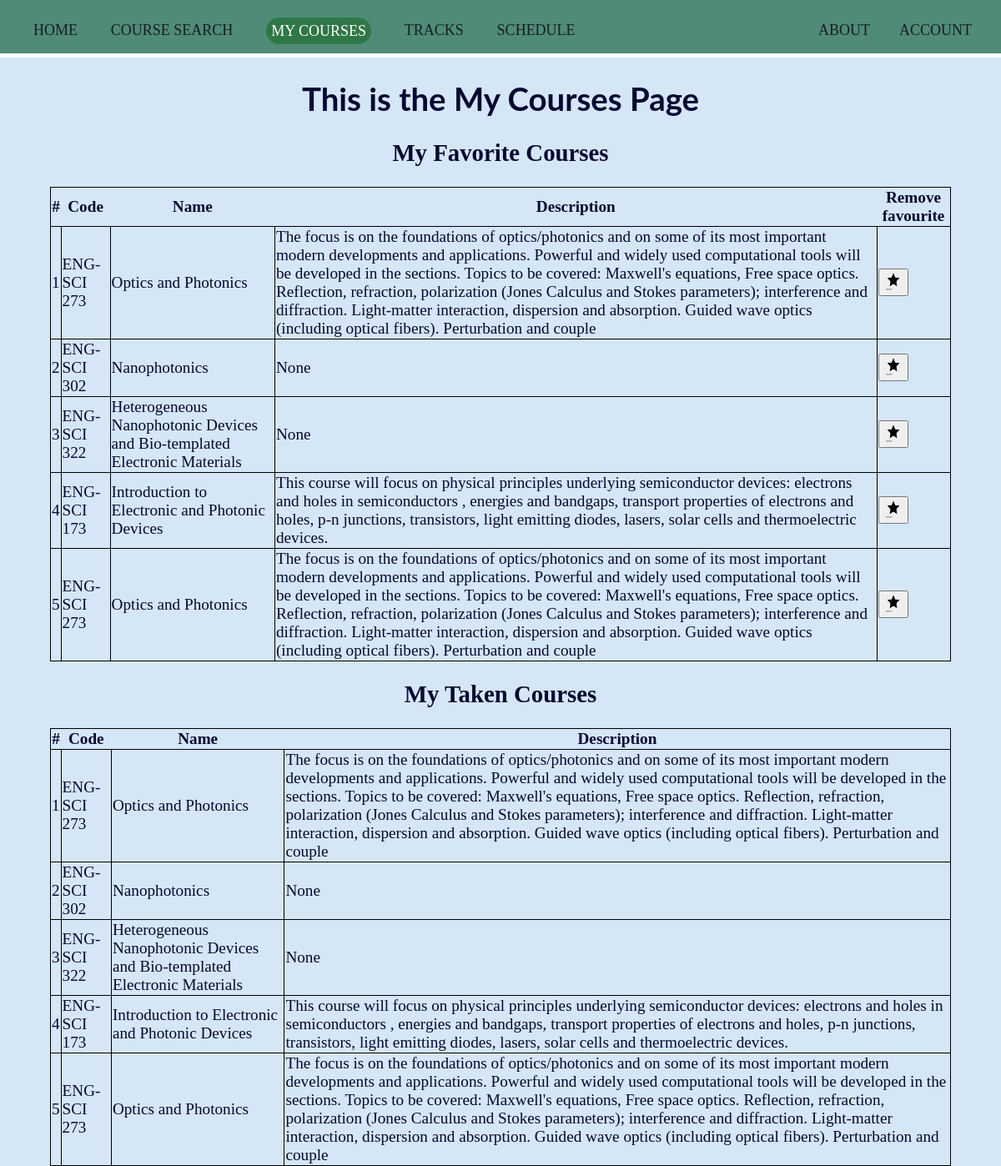
The app's page /mycourses (signed in) with its own data.
### tables this page shows
CREATE TABLE courses (
            id INTEGER,
            name TEXT NOT NULL,
            description TEXT,
            code TEXT UNIQUE NOT NULL,
            PRIMARY KEY(id)
            );

### app.py (the view)
@app.route('/mycourses')
@login_required
def mycourses():
    mycourses = "currentpage"
    conn, db = make_cursor("coursedatabase.db")
    user_id = session["user_id"]
    db.execute("SELECT courses.id, courses.name, courses.description, courses.code FROM courses JOIN favourites ON favourites.course_id = courses.id WHERE favourites.user_id = ?", [user_id])
    favourites = db.fetchall()
    return render_template("mycourses.html", mycourses=mycourses, favourites=favourites)

### app.py (called while the page is built)
def make_cursor(database):
    connection = sqlite3.connect(database)
    return connection, connection.cursor()

@app.after_request
def after_request(response):
    response.headers["Cache-Control"] = "no-cache, no-store, must-revalidate"
    response.headers["Expires"] = 0
    response.headers["Pragma"] = "no-cache"
    return response

### helpers.py (called while the page is built)
def login_required(f):
    @wraps(f)
    def decorated_function(*args, **kwargs):
        if session.get("user_id") is None:
            return redirect("/login")
        return f(*args, **kwargs)
    return decorated_function

### templates/mycourses.html (shortened to what this page needs)
{% extends "layout.html" %}
{% block main %}
<h1 style="text-align: center;">This is the My Courses Page</h1>
<h2 style="text-align: center;"> My Favorite Courses</h2>
<table>
    <thead>
      <tr>
        <th> # </th>
        <th> Code </th>
        <th> Name </th>
        <th> Description </th>
        <th> Remove favourite </th>
      </tr>
    </thead>
    <tbody>
        {% for i, name, desc, code in favourites %}
        <tr>
          <td>{{ loop.index}}</td>
          <td> {{ code }} </td>
          <td> {{ name }} </td>
          <td> {{ desc }} </td>
          <td> <form method="post" action="/removefavourite"> <button name="id" value="{{ i }}">
            <img src="/static/noun_Star_750825.png" alt="Star by Zaff Studio from the Noun Project" style="width:20px;height:24px;">
            </form> </button> </td>
        </tr>
        {% endfor %}
    </tbody>
</table>
<h2 style="text-align: center;"> My Taken Courses</h2>
<table>
  <thead>
    <tr>
      <th> # </th>
      <th> Code </th>
      <th> Name </th>
      <th> Description </th>
    </tr>
  </thead>
  <tbody>
      {% for i, name, desc, code in favourites %}
      <tr>
        <td>{{ loop.index}}</td>
        <td> {{ code }} </td>
        <td> {{ name }} </td>
        <td> {{ desc }} </td>
      </tr>
      {% endfor %}
  </tbody>
</table>
{% endblock %}

### templates/layout.html
<!doctype html>
<html lang="en">
    <head>
        <link rel="stylesheet" href="static/CS50project_style.css">
    </head>
    <body>
        <header>
            <div class="topbar">
                <nav>
                    <ul>
                        <li>
                            <a class=" {{ home }} " href="/"> Home </a>
                        </li>
                        <li>
                            <a class=" {{ search }} " href="/search"> Course Search </a>
                        </li>
                        <li>
                            <a class=" {{ mycourses }} " href="/mycourses"> My Courses </a>
                        </li>
                        <li>
                            <a class=" {{ tracks }} " href="/tracks"> Tracks </a>
                        </li>
                        <li>
                            <a class=" {{ schedule }} " href="/schedule"> Schedule </a>
                        </li>
                        {% if session.user_id %}
                        <li style = "float:right" style = "padding-right:1em">
                            <a class=" {{ account }} " href="/account"> Account </a>
                        </li>
                        {% else %}
                        <li style = "float:right" style = "padding-right:1em">
                            <a class=" {{ login }} " href="/login"> Log In </a>
                        </li>
                        {% endif %}
                        <li style = "float:right">
                            <a class=" {{ about }} " href="/about"> About </a>
                        </li>
                    </ul>
                </nav>
            </div>
        </header>
    <main>
        {% block main %}{% endblock %}
    </main>
    </body>
</html>

### static/CS50project_style.css (style rules this page uses)
body { background-color: #d5e6f7; color: #050831; font-size: 1.2rem; margin: 0; font-family: 'Merriweather'; }
h1 { border: none; margin: none; font-family: 'Lato', sans-serif; }
header { background: #4f8b77; border-bottom: 5px solid #ffffff; }
header::after { content: ''; display: table; clear: both; }
.topbar { width: 100%; margin: 0 auto; }
nav ul { margin: 0; padding-bottom: 14px; list-style: none; }
nav li { display: inline-block; margin-right: 35px; padding-top: 25px; }
nav a { color: #171e24; text-decoration: none; text-transform: uppercase; font-size: 18px; }
nav a.currentpage { color:white; background-color: #307747; border: .4rem solid transparent; border-radius: 1.3rem; line-height: 1.4; padding: none; text-align: center; transition: color 0.15s ease-in-out, background-color 0.15s ease-in-out, border-color 0.15s ease-in-out, box-shadow 0.15s ease-in-out; vertical-align: middle; }

### templates/mycourses.html (style rules this page uses)
table, tr, td { border: 1px black solid; border-collapse: collapse; }
table { width:90%; margin-left: auto; margin-right: auto; }

### records on screen
courses: code "ENG-SCI 273", name "Optics and Photonics", description "The focus is on the foundations of optics/photonics and on some of its most important modern developments and applications. Powerful and widely used computational tools will be developed in the sections. Topics to be covered: Maxwell's equations, Free space optics. Reflection, refraction, polarization (Jones Calculus and Stokes parameters); interference and diffraction. Light-matter interaction, dispersion and absorption. Guided wave optics (including optical fibers). Perturbation and couple", {{ i }} 1221 (drawn)
courses: code "ENG-SCI 302", name "Nanophotonics", description "None", {{ i }} 2908 (drawn)
courses: code "ENG-SCI 322", name "Heterogeneous Nanophotonic Devices and Bio-templated Electronic Materials", description "None", {{ i }} 2951 (drawn)
courses: code "ENG-SCI 173", name "Introduction to Electronic and Photonic Devices", description "This course will focus on physical principles underlying semiconductor devices: electrons and holes in semiconductors , energies and bandgaps, transport properties of electrons and holes, p-n junctions, transistors, light emitting diodes, lasers, solar cells and thermoelectric devices.", {{ i }} 2975 (drawn)
courses: code "ENG-SCI 273", name "Optics and Photonics", description "The focus is on the foundations of optics/photonics and on some of its most important modern developments and applications. Powerful and widely used computational tools will be developed in the sections. Topics to be covered: Maxwell's equations, Free space optics. Reflection, refraction, polarization (Jones Calculus and Stokes parameters); interference and diffraction. Light-matter interaction, dispersion and absorption. Guided wave optics (including optical fibers). Perturbation and couple", {{ i }} 2982 (drawn)
